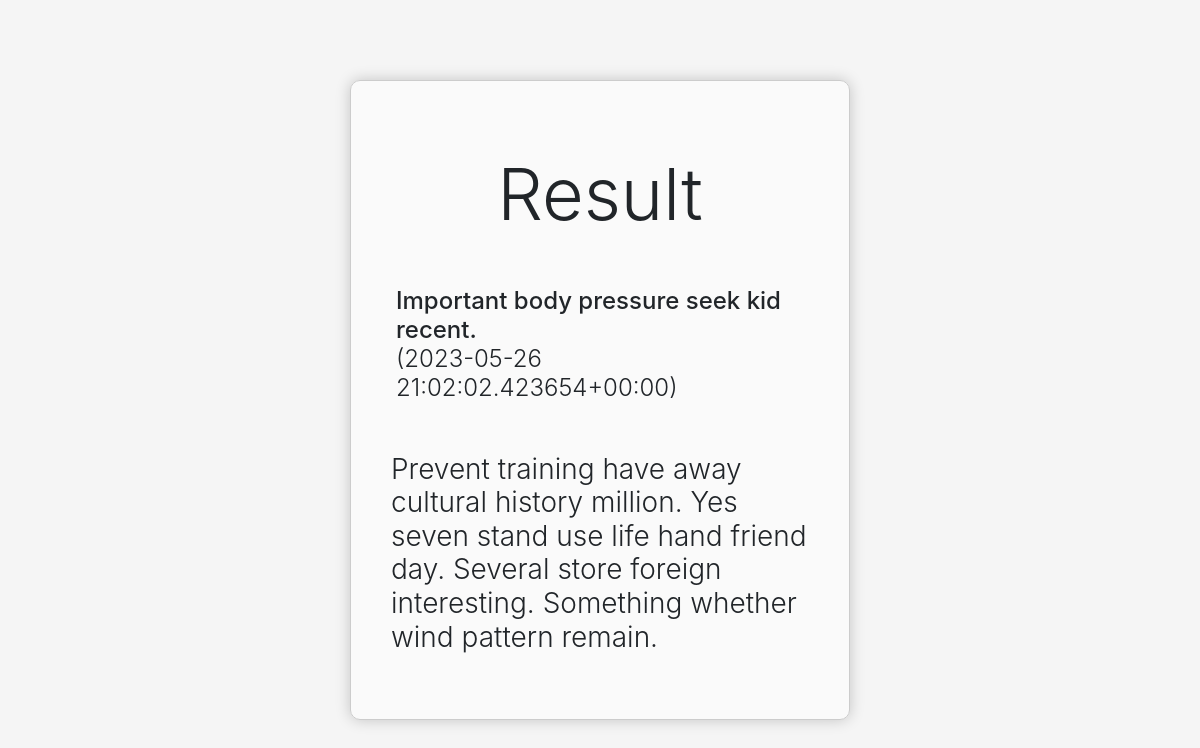
The app's page /publications/2/ with its own data.
### blog/models.py (models this page shows, shortened)
class Publication(models.Model):
    id = models.AutoField(primary_key=True)
    title = models.CharField(max_length=50)
    content = models.TextField()
    updated_at = models.DateTimeField(auto_now_add=True)

### blog/views.py (the view)
# urls.py: path("publications/<int:id>/", views.publications, name="publications")
@cache_page(60 * 15)
def publications(request, id=None):
    try:
        pub = Publication.objects.get(id=id)
    except:
        return render(request, "publications.html", {"error": "No such publication"})
    name = pub.title
    content = pub.content
    time = pub.updated_at
    return render(
        request, "publications.html", {"name": name, "content": content, "time": f"({time})"}
    )

### templates/publications.html (shortened to what this page needs)
<!doctype html>
<html lang="en">
<head>
    <link rel="stylesheet" href="https://cdn.jsdelivr.net/npm/bootstrap@4.0.0/dist/css/bootstrap.min.css"
>
</head>
<body>
<form>
    <h1 class="display-3" style="text-align: center">Result</h1>
    <h4 class="text-monospace">{{ name }} <p class="font-weight-light">{{ time }}</p></h4>
    <p>
    <h3 class="font-weight-light">{{ content }}</h3></p>
</form>
</body>
</html>

### records on screen
Publication: title "Important body pressure seek kid recent.", content "Prevent training have away cultural history million. Yes seven stand use life hand friend day. Several store foreign interesting. Something whether wind pattern remain."

### other values on screen
{{ time }} "(2023-05-26 21:02:02.423654+00:00)"
